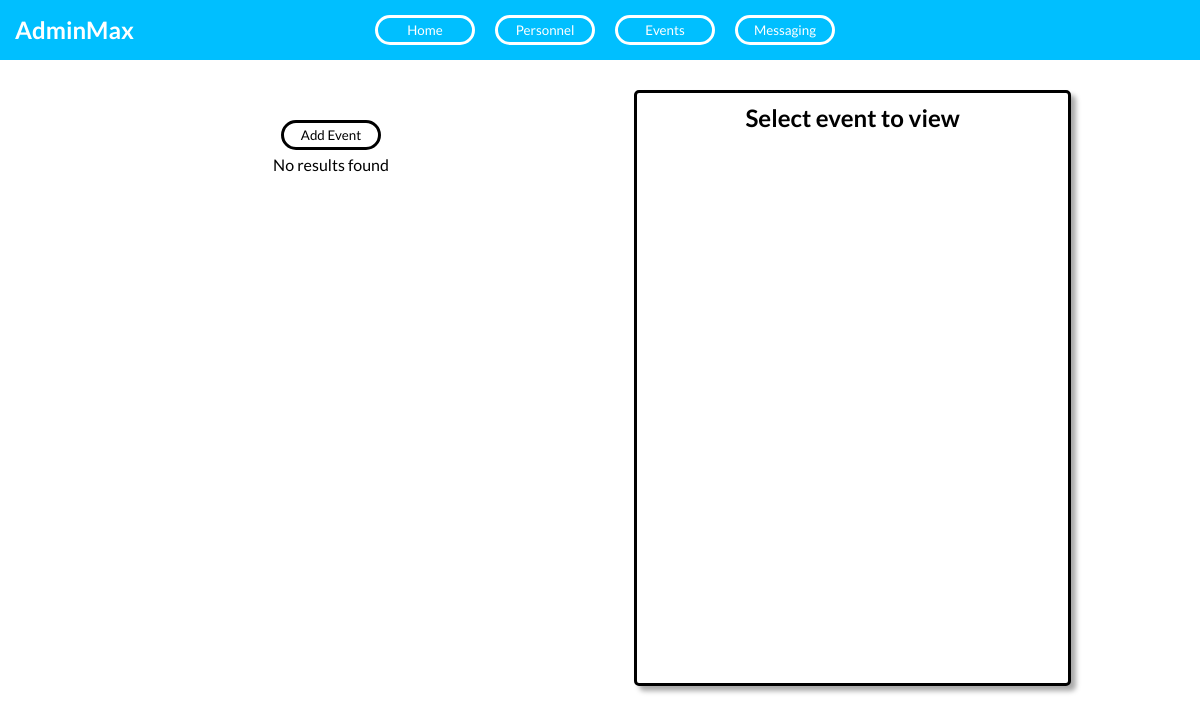
The page /PM-pages/events.php on the database as committed earlier.
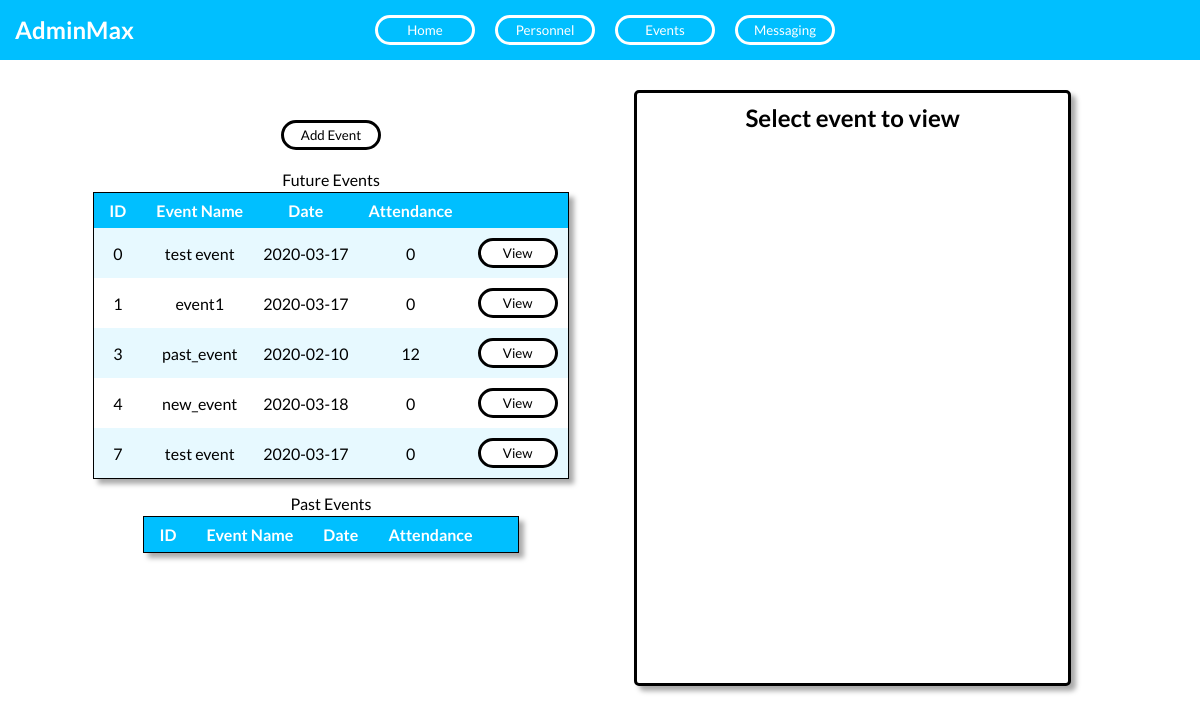
The same page on the database as committed later.
### tables this page shows
CREATE TABLE `events` (
  `event_ID` int(11) NOT NULL,
  `name` varchar(50) NOT NULL,
  `date` date NOT NULL,
  `attendance` int(11) NOT NULL
);

### PM-pages/events.php (the view, shortened to what this page needs)
<!DOCTYPE html>
<html>
<head>
    <link rel="stylesheet" type="text/css" href="../PM-css/styles.css">
    <link rel="stylesheet" type="text/css" href="../PM-css/home-style.css">
    <link rel="stylesheet" type="text/css" href="../PM-css/event-style.css">
</head>
<body>
    <?php require '../PM-extras/db_utils.php';
    $link = create_connection();
    ?>
    <div class="page_container">
        <div class="nav_bar">
            <div class="nav_stack nav_logo">
                <h2>AdminMax</h2>
            </div>
            <div class="nav_stack">
                <div class="nav_links">
                    <div class="n_link">
                        <button class="nav_button nav_button_others" onclick="window.location.href = '../index.php';">Home</button>
                    </div>
                    <div class="n_link">
                        <button class="nav_button nav_button_others" onclick="window.location.href = '../PM-pages/personnel.php';">Personnel</button>
                    </div>
                    <div class="n_link">
                        <button class="nav_button nav_button_others" onclick="window.location.href = '../PM-pages/events.php';">Events</button>
                    </div>
                    <div class="n_link">
                        <button class="nav_button nav_button_others" onclick="window.location.href = '../PM-pages/messaging.php';">Messaging</button>
                    </div>
                </div>
            </div>
        </div>
        <div class="home_body">
            <div class="event_col_l">
                <div class="add_button"><button onclick="openAddEvent()" class="nav_button">Add Event</button></div>
                <div class="table_wrapper">
                    <?php
                    $sql = "SELECT * FROM events";
                    if ($res = mysqli_query($link, $sql)) {
                        if (mysqli_num_rows($res) > 0) {
                            echo '<table class="person_table">';
                            echo '<caption class="event_table_caption">Future Events</caption>';
                            echo "<tr>";
                            echo "<th class='person_header'>ID</th>";
                            echo "<th class='person_header'>Event Name</th>";
                            echo "<th class='person_header'>Date</th>";
                            echo "<th class='person_header'>Attendance</th>";
                            echo "<th class='person_header'></th>";
                            echo "</tr>";
                            while ($row = mysqli_fetch_array($res)) {
                                if ($row['date'] < date("Y-m-d")) {
                                    echo "<tr class='person_row'>";
                                    echo "<td class='person_data'>" . $row['event_ID'] . "</td>";
                                    echo "<td class='person_data'>" . $row['name'] . "</td>";
                                    echo "<td class='person_data'>" . $row['date'] . "</td>";
                                    echo "<td class='person_data'>" . $row['attendance'] . "</td>";
                                    echo "<td class='person_data' style='padding: 0;'><button class='nav_button' id='view-" . $row['event_ID'] . "' onclick='trigger(" . $row['event_ID'] . ")' style='width: 80px;'>View</button></td>";
                                    echo "</tr>";
                                }
                            }
                            echo "</table>";
                            echo '<table class="person_table">';
                            echo '<caption class="event_table_caption">Past Events</caption>';
                            echo "<tr>";
                            echo "<th class='person_header'>ID</th>";
                            echo "<th class='person_header'>Event Name</th>";
                            echo "<th class='person_header'>Date</th>";
                            echo "<th class='person_header'>Attendance</th>";
                            echo "<th class='person_header'></th>";
                            echo "</tr>";
                            echo "</table>";
                        } else {
                            echo "No results found";
                        }
                    }
                    ?>
                </div>
            </div>
            <div class="event_col_r">
                <div class="event_col_buf">
                    <div id="att-def" class="event_data_wrapper event_open event_fade" style="transform: rotate(0);">
                        <h2>Select event to view</h2>
                    </div>
                </div>
            </div>
        </div>
    </div>
</body>
</html>

Rows that differ between the two databases and show on the page:
added events: event_ID "0", name "test event", date "2020-03-17", attendance "0"
added events: event_ID "1", name "event1", date "2020-03-17", attendance "0"
added events: event_ID "3", name "past_event", date "2020-02-10", attendance "12"
added events: event_ID "4", name "new_event", date "2020-03-18", attendance "0"
added events: event_ID "7", name "test event", date "2020-03-17", attendance "0"
Other text that changed with them:
text no longer shown: "No results found"
text now shown: "Future Events ID Event Name Date Attendance Past Events ID Event Name Date Attendance"
